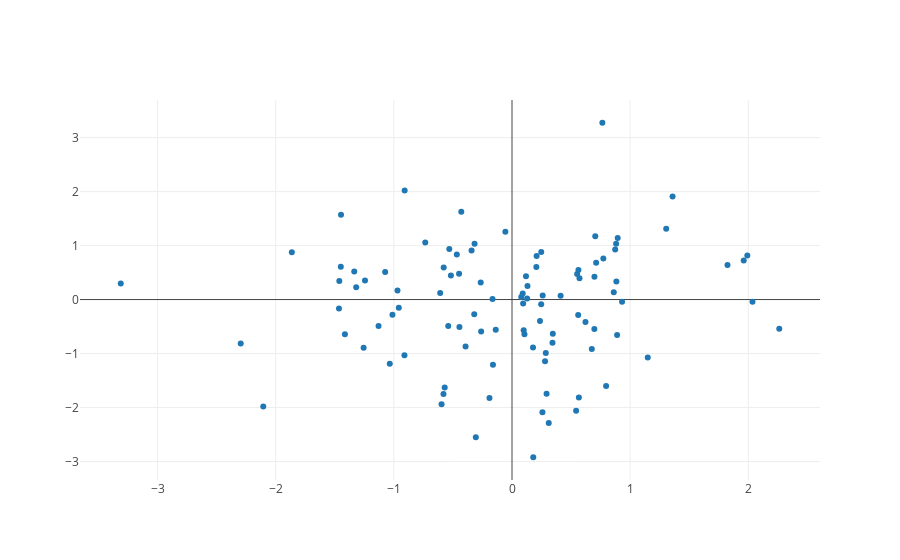

Notebook source saved alongside this figure:
### Code cell
trace=go.Scatter(x=np.random.randn(100), y=np.random.randn(100), mode='markers')
iplot([trace])
